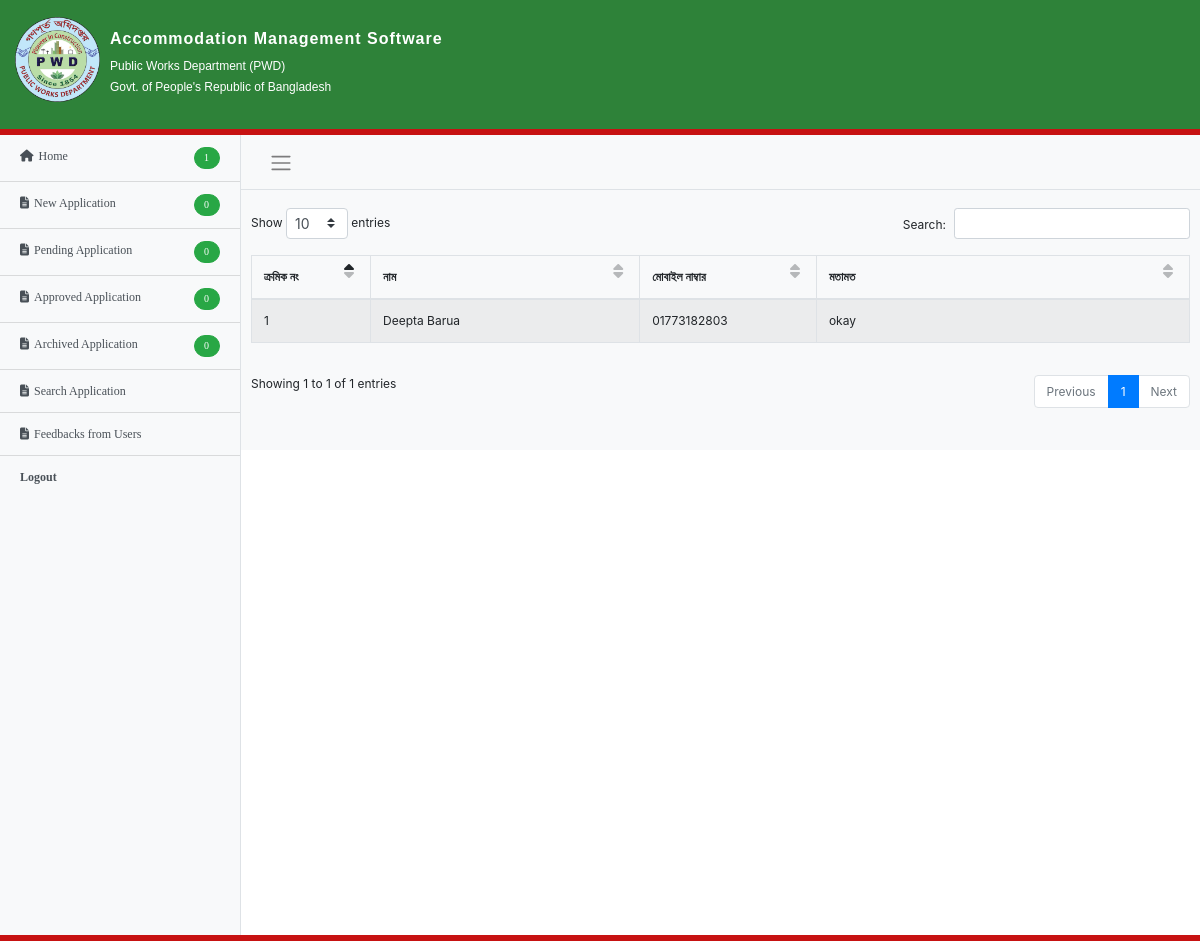
The app's page /admin_home.php?msg_panel=feedbacks_from_users (signed in) with its own data.
### tables this page shows
CREATE TABLE IF NOT EXISTS `tbl_feedback` (
  `id` int(11) NOT NULL AUTO_INCREMENT,
  `name` varchar(255) NOT NULL,
  `mobile_no` text NOT NULL,
  `comments` varchar(255) NOT NULL,
  PRIMARY KEY (`id`)
);

### admin_home.php (the view, shortened to what this page needs)
<?php
include("config/connection.php");
    if ($_SESSION["flag"] == "ok")
    {
      $msg = @$_GET['msg_panel'];
$query="SELECT tbl_accommodation_application.*,tbl_comment.id as comment_id,tbl_comment.comments as comments,tbl_comment.application_id application_id,tbl_comment.date as comment_date, ".DBHR.".hrtdesignation.DesignationName, ".DBHR.".hrtpayscale.PayScaleName,tbl_area.area_name
from tbl_accommodation_application
INNER JOIN ".DBHR.".hrtdesignation On tbl_accommodation_application.designation=".DBHR.".hrtdesignation.DesignationID
INNER JOIN ".DBHR.".hrtpayscale On tbl_accommodation_application.pay_scale=".DBHR.".hrtpayscale.PayScaleID
INNER JOIN tbl_area On tbl_accommodation_application.areas=tbl_area.id
left outer join tbl_comment on tbl_accommodation_application.id = tbl_comment.application_id";
      if($msg == 'new_application'){
		$admin_home = mysqli_query($conn, $query." where tbl_accommodation_application.status=1 order by tbl_comment.id desc limit 1") or die(mysqli_error($conn));
      }elseif($msg == 'pending_application'){
        $admin_home = mysqli_query($conn, $query." where tbl_accommodation_application.status=2 order by tbl_comment.id desc limit 1") or die(mysqli_error($conn));
      }elseif ($msg == 'approved_application') {
        $admin_home = mysqli_query($conn, $query." where tbl_accommodation_application.status=3 order by tbl_comment.id desc limit 1") or die(mysqli_error($conn));
      }elseif ($msg == 'rejected_application') {
        $admin_home = mysqli_query($conn, $query." where tbl_accommodation_application.status=4 order by tbl_comment.id desc limit 1") or die(mysqli_error($conn));
      }
      elseif($msg == 'admin_home'){
        $admin_home = mysqli_query($conn,  $query." where tbl_accommodation_application.status=0") or die(mysqli_error($conn));
      }elseif ($msg == 'feedbacks_from_users') {
        $feedback_home = mysqli_query($conn,  "SELECT * from tbl_feedback") or die(mysqli_error($conn));
      }
      else{
        $admin_home = mysqli_query($conn,  $query." where tbl_accommodation_application.status=0") or die(mysqli_error($conn));
      }
?>
<!DOCTYPE html>
<html lang="en">
<head>
  <?php include 'css_master.php';?>
</head>
<body>
<?php include 'header.php';?>
  <div class="d-flex" id="wrapper">
    <?php include 'sidebar.php';?>
    <div id="page-content-wrapper">
      <?php include 'navbar.php';?>
        <div class="" style="background-color: #f8f9fa; padding: 10px;">
        <div class="section-body old">
          <?php if($msg == 'feedbacks_from_users'){?>
            <table id="dtBasicExample" class="table table-striped table-bordered" cellspacing="0" width="100%">
              <thead>
    <tr>
      <th class="th-sm" style="width: 15%">ক্রমিক নং
      </th>
      <th class="th-sm" style="width: 28%">নাম
      </th>
      <th class="th-sm" style="width: 20%">মোবাইল নাম্বার
      </th>
      <th class="th-sm">মতামত
      </th>
    </tr>
  </thead>
  <tbody>
    <?php
    $sl=0;
    while($feedbacks=mysqli_fetch_array($feedback_home)){
      $sl++;
      ?>
    <tr>
      <td><?=$sl?></td>
      <td><?=$feedbacks['name']?></td>
      <td><?=$feedbacks['mobile_no']?></td>
      <td><?=$feedbacks['comments']?></td>
    </tr>
  <?php }?>
  </tbody>
            </table>
<?php }?>
          </div>
    </div>
  </div>
</div>
  <?php include 'footer.php';?>
</body>
</html>
<?php }elseif($_SESSION["flag"] == "error_pass")
    {
      $msg = "The password is incorrect!";
        header("Location: admin.php?msg=".$msg);
    }elseif ($_SESSION["flag"] == "error_username") {
     $msg = "The username is incorrect!";
        header("Location: admin.php?msg=".$msg);
      }else {
        $msg = "The username and password are incorrect!";
        header("Location: admin.php?msg=".$msg);
      } ?>

### css/simple-sidebar.css (style rules this page uses)
#wrapper { overflow-x: hidden; }
#page-content-wrapper { min-width: 100vw; }
@media (min-width: 768px) { #page-content-wrapper { min-width: 0; width: 100%; } }

### records on screen
tbl_feedback: name "Deepta Barua", mobile_no "01773182803", comments "okay"

### other values on screen
$home_app_result['count'] "1"
$new_app_result['count'] "0"
$pending_app_result['count'] "0"
$approved_app_result['count'] "0"
$rejected_app_result['count'] "0"
